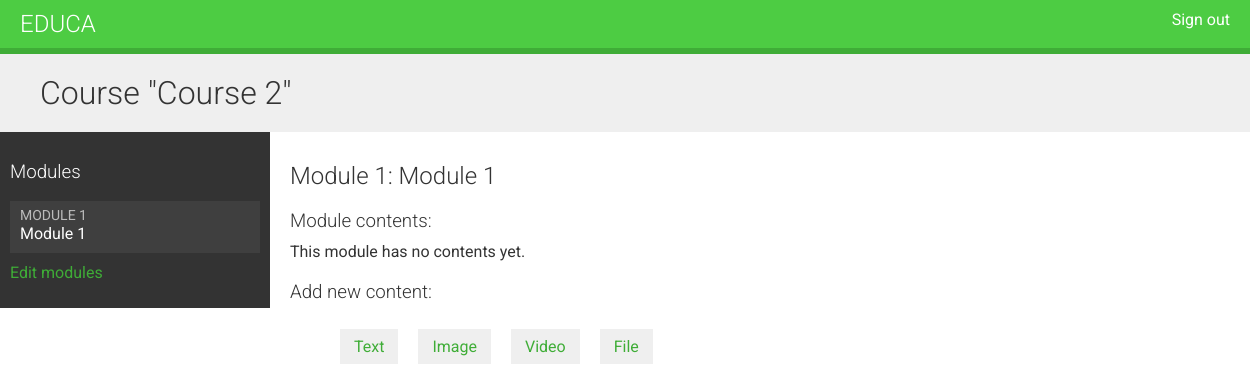
/course/module/5/ (signed in), run on an earlier commit of the app's database.
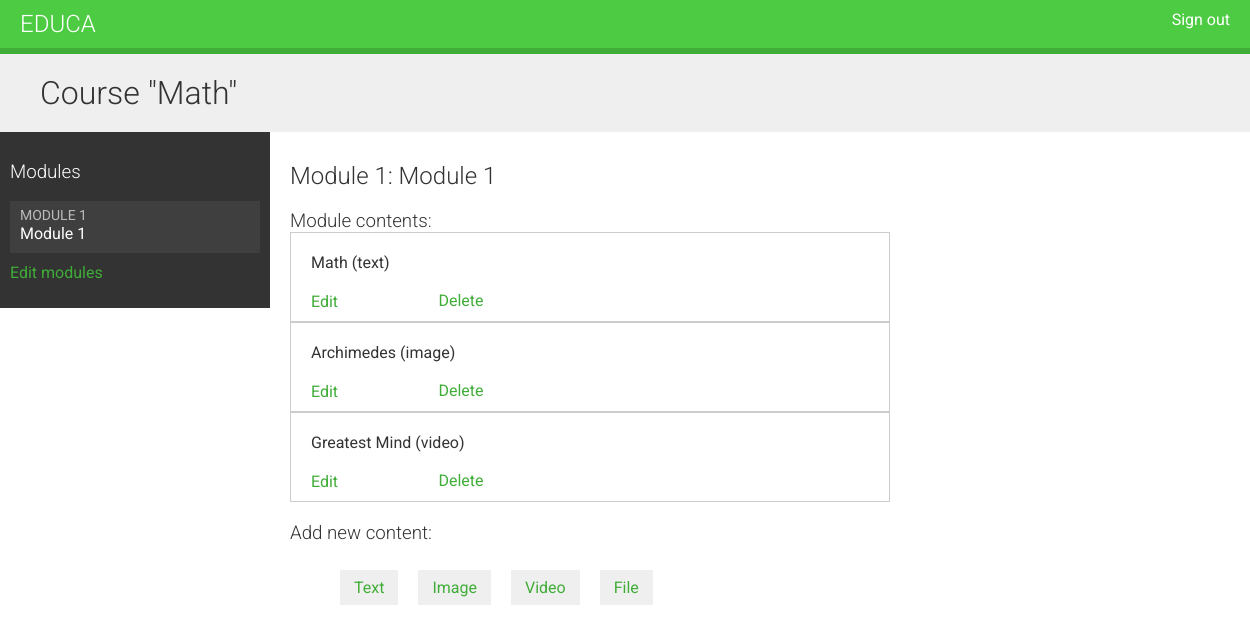
And on a later commit of the database.
### courses/models.py (models this page shows, shortened)
class Course(models.Model):
    owner = models.ForeignKey(User, related_name='courses_created', on_delete=models.CASCADE)
    subject = models.ForeignKey(Subject, related_name='courses', on_delete=models.CASCADE)
    title = models.CharField(max_length=200)
    slug = models.SlugField(max_length=200, unique=True)
    overview = models.TextField()
    created = models.DateTimeField(auto_now_add=True)
    students = models.ManyToManyField(User, related_name='courses_joined', blank=True)
    class Meta:
        ordering = ['-created']

class Module(models.Model):
    course = models.ForeignKey(Course, related_name='modules', on_delete=models.CASCADE)
    title = models.CharField(max_length=200)
    description = models.TextField(blank=True)
    order = OrderField(blank=True, for_fields=['course'])
    class Meta:
        ordering = ['order']

class Content(models.Model):
    module = models.ForeignKey(Module, related_name='contents', on_delete=models.CASCADE)
    content_type = models.ForeignKey(ContentType, on_delete=models.CASCADE, limit_choices_to={
        'model__in':('text','video','image','file')
    })
    object_id = models.PositiveIntegerField()
    item = GenericForeignKey('content_type', 'object_id')
    order = OrderField(blank=True, for_fields=['module'])
    class Meta:
        ordering = ['order']

class ItemBase(models.Model):
    owner = models.ForeignKey(User, related_name='%(class)s_related', on_delete=models.CASCADE)
    title = models.CharField(max_length=250)
    created = models.DateTimeField(auto_now_add=True)
    updated = models.DateTimeField(auto_now=True)
    class Meta:
        abstract = True
    def __str__(self):
        return self.title

class Text(ItemBase):
    content = models.TextField()

class Image(ItemBase):
       file = models.FileField(upload_to='images')

class Video(ItemBase):
    url = models.URLField()

### courses/views.py (the view)
# urls.py: path('module/<int:module_id>/', views.ModuleContentListView.as_view(), name='module_content_list'),
class ModuleContentListView(TemplateResponseMixin, View):
    template_name = 'courses/manage/module/content_list.html'
    def get(self, request, module_id):
        module = get_object_or_404(Module, id=module_id, course__owner=request.user)
        return self.render_to_response({'module': module})

### courses/templatetags/course.py (called while the page is built)
@register.filter
def model_name(obj):
    try:
        return obj._meta.model_name
    except AttributeError:
        return None

### courses/templates/courses/manage/module/content_list.html (shortened to what this page needs)
{% extends "base.html" %}
{% load course %}
{% block content %}
    {% with course=module.course %}
        <h1>Course "{{ course.title }}"</h1>
        <div class="contents">
            <h3>Modules</h3>
            <ul id="modules">
                {% for m in course.modules.all %}
                    <li data-id="{{ m.id }}" {% if m == module %} class="selected"{% endif %}>
                        <a href="{% url 'module_content_list' m.id %}">
                            <span>
                                Module <span class="order">{{ m.order|add:1 }}</span>
                            </span>
                            <br>
                            {{ m.title }}
                        </a>
                    </li>
                    {% empty %}
                    <li>No modules yet.</li>
                {% endfor %}
            </ul>
            <p><a href="{% url 'course_module_update' course.id %}">Edit modules</a></p>
        </div>
        <div class="module">
            <h2>Module {{ module.order|add:1 }}: {{ module.title }}</h2>
            <h3>Module contents:</h3>
            <div id="module-contents">
                {% for content in module.contents.all %}
                    <div data-id="{{ content.id }}">
                        {% with item=content.item %}
                            <p>{{ item }} ({{ item|model_name }})</p>
                            <a href="{% url 'module_content_update' module.id item|model_name item.id %}">
                                Edit
                            </a>
                            <form action="{% url 'module_content_delete' content.id %}" method="post">
                                <input type="submit" value="Delete">
                            </form>
                        {% endwith %}
                    </div>
                    {% empty %}
                    <p>This module has no contents yet.</p>
                {% endfor %}
            </div>
            <h3>Add new content:</h3>
            <ul class="content-types">
                <li><a href="{% url 'module_content_create' module.id 'text' %}">Text</a></li>
                <li><a href="{% url 'module_content_create' module.id 'image' %}">Image</a></li>
                <li><a href="{% url 'module_content_create' module.id 'video' %}">Video</a></li>
                <li><a href="{% url 'module_content_create' module.id 'file' %}">File</a></li>
            </ul>
        </div>
    {% endwith %}
{% endblock %}

### courses/templates/base.html (shortened to what this page needs)
{% load static %}
<!DOCTYPE html>
<html>
    <head>
        <link href="{% static 'css/base.css' %}" rel="stylesheet">
    </head>
    <body>
        <div id="header">
            <a href="/" class="logo">Educa</a>
            <ul class="menu">
                {% if request.user.is_authenticated %}
                    <li><a href="{% url 'logout' %}">Sign out</a></li>
                {% else %}
                    <li><a href="{% url 'login' %}">Sign in</a></li>
                {% endif %}
            </ul>
        </div>
        <div id="content">
            {% block content %}
            {% endblock %}
        </div>
    </body>
</html>

### courses/static/css/base.css (style rules this page uses)
body { margin:0; font-family:'Roboto', sans-serif; font-weight:400; color:#333; }
a { color:#3fad37; text-decoration:none; }
ul { float:left; }
h1, h2, h3, h4, h5, h6 { font-family:'Roboto', sans-serif; font-weight:300; }
h1 { background:#efefef; width:100%; overflow:auto; padding:20px 0 20px 40px; margin:0; }
.module { padding:10px 20px; float:left; width:600px; }
.module h3 { margin:20px 0 0; padding:0; width:100%; }
.module p { margin:10px 0 20px; width:100%; float:left; }
#header { background:#4dcc43; overflow:auto; padding:10px 20px; border-bottom:6px solid #3fad37; }
#header .logo { text-decoration:none; font-family:'Roboto', sans-serif; font-weight:300; text-transform:uppercase; font-size:24px; color:#fff; float:left; }
#header a { color:#fff; }
#header .menu { list-style:none; float:right; margin:0; padding:0; }
.contents { width:20%; padding:10px; float:left; background:#333; color: #fff; font-family:'Roboto', sans-serif; }
.contents ul { list-style:none; margin:0; padding:0; width:100%; }
.contents ul li { margin:0 0 10px 0; padding:4px 10px 10px; overflow:auto; cursor:move; }
.contents ul li.selected { background:#3f3f3f; }
.contents ul span { text-transform:uppercase; color:#bbb; font-size:14px; }
.contents ul a { display:block; color:#fff; text-decoration:none; }
ul.content-types li { list-style:none; float:left; margin:10px; background:#efefef; padding:8px 14px; }
input, select, textarea { border:1px solid #ccc; border-bottom:3px solid #ccc; padding:8px 12px; font-size:16px; font-family:'Roboto', sans-serif; float:left; clear:both; width:300px; }
input[type=submit], a.button { border-radius:5px; background:#4dcc43; color:#fff; font-size:16px; text-transform:uppercase; border:none; padding:10px 20px; margin:20px 0; }
#module-contents div { padding:10px 20px; border:1px solid #ccc; background:#fff }
#module-contents form { margin:0; padding:0; }
#module-contents input[type=submit] { color:#3fad37; background:none; margin:-20px 0 0; padding:0; float:left; text-transform:none; }

What changed in the data, as far as the page shows it:
changed Course: title "Course 2" → "Math"
added Content: item "Math", item|model_name "text"
added Content: item "Archimedes", item|model_name "image"
added Content: item "Greatest Mind", item|model_name "video"
Also different on the page:
text no longer shown: "This module has no contents yet."
